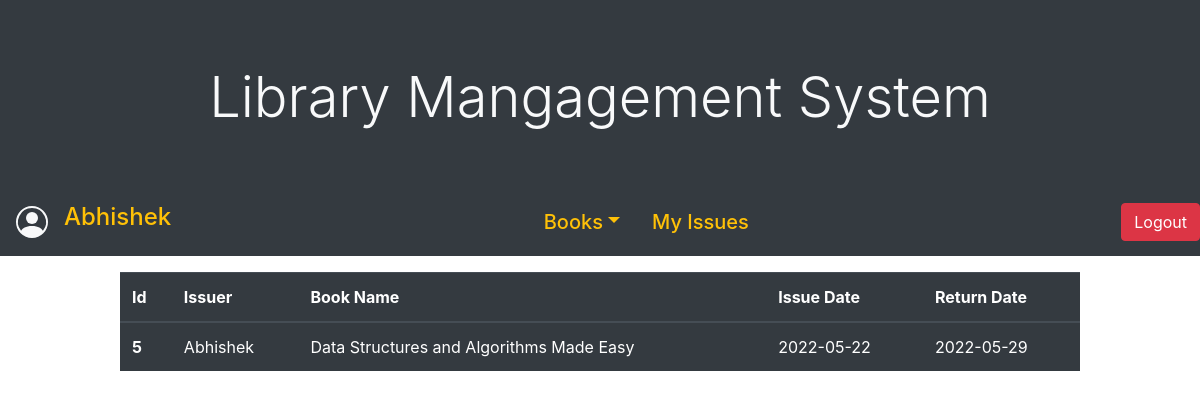
The app's page /user/my_issues.php (signed in) with its own data.
### tables this page shows
CREATE TABLE `issues` (
  `i_id` int(11) NOT NULL,
  `issuer` varchar(100) NOT NULL,
  `b_name` varchar(100) NOT NULL,
  `issue_date` date NOT NULL,
  `return_date` date NOT NULL
);

### user/my_issues.php (the view, shortened to what this page needs)
<?php
require '../includes/db_connect.php';
require '../includes/html_start.php';
$username = $_SESSION['user_data']->name;
?>
<body>
  <?php
        include '../includes/title.php';
        require 'user_nav.php';
  ?>
<div class="books mx-auto my-3" style="width: 80%;">
    <table class="table table-dark">
    <thead>
      <tr>
        <th scope="col">Id</th>
        <th scope="col">Issuer</th>
        <th scope="col">Book Name</th>
        <th scope="col">Issue Date</th>
        <th scope="col">Return Date</th>
      </tr>
    </thead>
    <tbody>
      <?php
        $view_query = "SELECT * FROM issues WHERE issuer = '$username'";
        $view_books = $con->query($view_query);
        if($view_books-> num_rows > 0){
          while($row = $view_books->fetch_assoc()){
            echo "    <tr>
            <th scope='row'>".$row['i_id']."</th>
            <td>".$row['issuer']."</td>
            <td>".$row['b_name']."</td>
            <td>".$row['issue_date']."</td>
            <td>".$row['return_date']."</td>
          </tr>";
          }
        }
      ?>
  </tbody>
  </table>
  </div>
</body>
<?php
require '../includes/html_end.php';
?>

### records on screen
issues: i_id "5", issuer "Abhishek", b_name "Data Structures and Algorithms Made Easy", issue_date "2022-05-22", return_date "2022-05-29"

### other values on screen
$_SESSION['user_data']->name "Abhishek"
